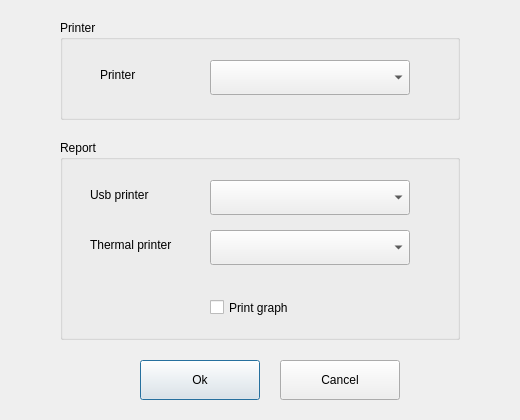
<?xml version="1.0" encoding="UTF-8"?>
<ui version="4.0">
 <class>PrintSetupDialog</class>
 <widget class="QDialog" name="PrintSetupDialog">
  <property name="geometry">
   <rect>
    <x>0</x>
    <y>0</y>
    <width>520</width>
    <height>420</height>
   </rect>
  </property>
  <property name="windowTitle">
   <string>PrintSetupDialog</string>
  </property>
  <widget class="QPushButton" name="pbOk">
   <property name="geometry">
    <rect>
     <x>140</x>
     <y>360</y>
     <width>120</width>
     <height>40</height>
    </rect>
   </property>
   <property name="text">
    <string>Ok</string>
   </property>
  </widget>
  <widget class="QPushButton" name="pbCancel">
   <property name="geometry">
    <rect>
     <x>280</x>
     <y>360</y>
     <width>120</width>
     <height>40</height>
    </rect>
   </property>
   <property name="text">
    <string>Cancel</string>
   </property>
  </widget>
  <widget class="QGroupBox" name="gbPrinter">
   <property name="geometry">
    <rect>
     <x>60</x>
     <y>20</y>
     <width>400</width>
     <height>100</height>
    </rect>
   </property>
   <property name="title">
    <string>Printer</string>
   </property>
   <widget class="QLabel" name="lbPrinter">
    <property name="geometry">
     <rect>
      <x>40</x>
      <y>40</y>
      <width>100</width>
      <height>30</height>
     </rect>
    </property>
    <property name="text">
     <string>Printer</string>
    </property>
   </widget>
   <widget class="QComboBox" name="cbPrinter">
    <property name="geometry">
     <rect>
      <x>150</x>
      <y>40</y>
      <width>200</width>
      <height>35</height>
     </rect>
    </property>
   </widget>
  </widget>
  <widget class="QGroupBox" name="gbReport">
   <property name="geometry">
    <rect>
     <x>60</x>
     <y>140</y>
     <width>400</width>
     <height>200</height>
    </rect>
   </property>
   <property name="title">
    <string>Report</string>
   </property>
   <widget class="QLabel" name="lbUsbReport">
    <property name="geometry">
     <rect>
      <x>30</x>
      <y>40</y>
      <width>100</width>
      <height>30</height>
     </rect>
    </property>
    <property name="text">
     <string>Usb printer</string>
    </property>
   </widget>
   <widget class="QComboBox" name="cbUsbReport">
    <property name="geometry">
     <rect>
      <x>150</x>
      <y>40</y>
      <width>200</width>
      <height>35</height>
     </rect>
    </property>
   </widget>
   <widget class="QCheckBox" name="cbPrintGraph">
    <property name="geometry">
     <rect>
      <x>150</x>
      <y>150</y>
      <width>200</width>
      <height>35</height>
     </rect>
    </property>
    <property name="text">
     <string>Print graph</string>
    </property>
   </widget>
   <widget class="QLabel" name="lbThermalReport">
    <property name="geometry">
     <rect>
      <x>30</x>
      <y>90</y>
      <width>100</width>
      <height>30</height>
     </rect>
    </property>
    <property name="text">
     <string>Thermal printer</string>
    </property>
   </widget>
   <widget class="QComboBox" name="cbThermalReport">
    <property name="geometry">
     <rect>
      <x>150</x>
      <y>90</y>
      <width>200</width>
      <height>35</height>
     </rect>
    </property>
   </widget>
  </widget>
 </widget>
 <layoutdefault spacing="6" margin="11"/>
 <resources/>
 <connections/>
</ui>
